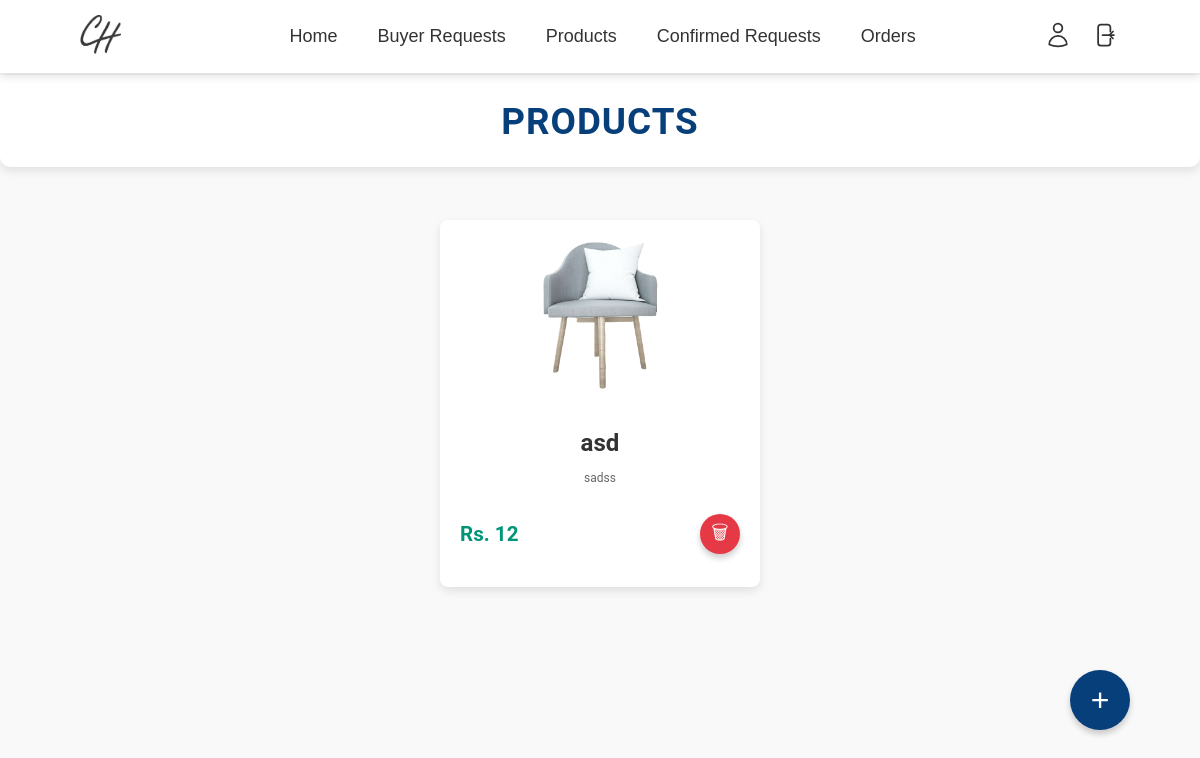
Screenshot of /productmanage.php (signed in) with the database file from the repository.
### tables this page shows
CREATE TABLE `products` (
  `id` int(11) NOT NULL,
  `name` varchar(50) NOT NULL,
  `description` varchar(250) NOT NULL,
  `price` int(50) NOT NULL,
  `image` varchar(250) NOT NULL,
  `sellerid` int(11) NOT NULL
);

### productmanage.php (the view, shortened to what this page needs)
<?php
include("dbconn.php");
include 'sellernav.php';
?>
<!DOCTYPE html>
<html lang="en">
<head>
</head>
<body>
<div class="product-section">
    <div class="header">
    <h1>Products</h1>
    </div>
    <div class="product-items">
        <?php
        $query = "SELECT * FROM products";
        $result = mysqli_query($conn, $query);
        while ($row = mysqli_fetch_assoc($result)): ?>
            <div class="product-card" data-id="<?php echo $row['id']; ?>">
                <?php if (!empty($row['image'])): ?>
                    <img src="<?php echo $row['image']; ?>" alt="Product Image" class="product-image">
                <?php else: ?>
                    <img src="default-image.jpg" alt="Default Product Image" class="product-image">
                <?php endif; ?>
                <h2><?php echo htmlspecialchars($row['name']); ?></h2>
                <p><?php echo htmlspecialchars($row['description']); ?></p>
                <div class="product-card-footer">
                    <h3>Rs. <?php echo htmlspecialchars($row['price']); ?></h3>
                    <button class="delete-button">
                    <a href="deleteproduct.php?id=<?php echo $row['id']; ?>">&#x1F5D1;</a>
                    </button>
                </div>
            </div>
        <?php endwhile; ?>
    </div>
</div>
<button class="add-button">
    <a href="addproduct.php">+</a>
</button>
</body>
</html>

### productmanage.php (style rules this page uses)
body { font-family: 'Roboto', sans-serif; margin: 50px 0 0 0; padding: 0; background-color: #f9f9f9; color: #333; }
.product-section { max-width: 1200px; margin: 0 auto; padding: 20px; text-align: center; }
.product-section h1 { font-size: 2.3rem; }
.product-items { display: flex; flex-wrap: wrap; justify-content: center; gap: 20px; }
.product-card { background-color: #fff; border-radius: 8px; box-shadow: 0 4px 10px rgba(0, 0, 0, 0.1); width: 280px; padding: 20px; text-align: center; transition: transform 0.3s ease, box-shadow 0.3s ease; margin-top:150px; }
.product-image { width: 50%; height: 150px; object-fit: cover; border-radius: 8px; margin-bottom: 15px; }
.product-card h2 { font-size: 1.5rem; margin-bottom: 10px; color: #333; }
.product-card p { font-size: 0.75rem; line-height: 1.5; color: #666; margin-bottom: 15px; }
.product-card-footer { display: flex; justify-content: space-between; align-items: center; font-weight: bold; color: #009578; font-size: 1.1rem; }
.add-button { position: fixed; bottom: 70px; right: 70px; background-color: #073f7b; color: #fff; border: none; border-radius: 50%; width: 60px; height: 60px; font-size: 2rem; display: flex; align-items: center; justify-content: center; cursor: pointer; box-shadow: 0 4px 6px rgba(0, 0, 0, 0.2); transition: background-color 0.3s ease, transform 0.3s ease; }
.add-button a { text-decoration: none; color: white; font-size: 2rem; }
.delete-button { background-color: #e63946; color: #fff; border: none; border-radius: 50%; width: 40px; height: 40px; font-size: 1.5rem; display: flex; align-items: center; justify-content: center; cursor: pointer; box-shadow: 0 4px 6px rgba(0, 0, 0, 0.2); transition: background-color 0.3s ease, transform 0.3s ease; margin-left: 10px; }
.delete-button a { text-decoration: none; color: white; font-size: 1.2rem; }
.header { color: #073f7b; margin:75px 0 0 0; text-transform: uppercase; letter-spacing: 1px; background-color:white; text-align:center; position: fixed; top: 0; left: 0; width: 100%; z-index: 999; box-shadow: 0 4px 10px rgba(0, 0, 0, 0.1); border-radius: 0 0 10px 10px; display: block; }

### rows the page displays
products: image (picture), name "asd", description "sadss", price "12"
